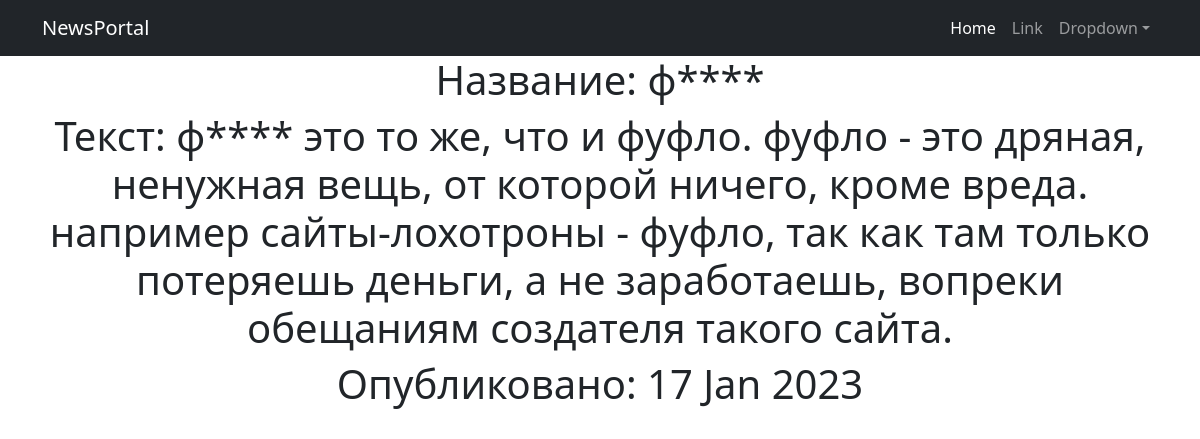
Screenshot of /news/12 with the database file from the repository.
### simpleapp/models.py (models this page shows, shortened)
class NewsPortal(models.Model):
    name = models.CharField(
        max_length=50,
        unique=True,  # названия товаров не должны повторяться
    )
    description = models.TextField()
    quantity = models.IntegerField(
        validators=[MinValueValidator(0)],
    )
    time_pub = models.DateField(null=True, blank=True)
    category = models.ForeignKey(
        to='Category',
        on_delete=models.CASCADE,
        related_name='news',  # все продукты в категории будут доступны через поле products
    )
    price = models.FloatField(
        validators=[MinValueValidator(0.0)],
    )

### simpleapp/views.py (the view)
# urls.py: path('<int:pk>', NewDetail.as_view()),
class NewDetail(DetailView):
    model = NewsPortal
    template_name = 'new.html'
    context_object_name = 'new'

### simpleapp/templatetags/custom_filters.py (called while the page is built)
@register.filter()
def censor(text):
    text_censor = ''
    text = text.lower()
    for word in text.split():
        if word.strip('.,"/') in CENS:
            word = word[:1] + '*' * (len(word[1:]))
        text_censor += f' {word}'
    return text_censor

### templates/new.html (shortened to what this page needs)
<!DOCTYPE html>
<html lang="en">
{% extends 'flatpages/default.html' %}
{% load custom_filters %}
{% block content %}
<h1> Название: {{ new.name|censor }}</h1>
<h1>Текст: {{ new.description|censor}} </h1>
<h1>Опубликовано: {{new.time_pub|date:'d M Y'}} </h1>
{% endblock content %}

### rows the page displays
NewsPortal: name|censor "ф****", description|censor "ф**** это то же, что и фуфло. фуфло - это дряная, ненужная вещь, от которой ничего, кроме вреда. например сайты-лохотроны - фуфло, так как там только потеряешь деньги, а не заработаешь, вопреки обещаниям создателя такого сайта.", time_pub "17 Jan 2023"
